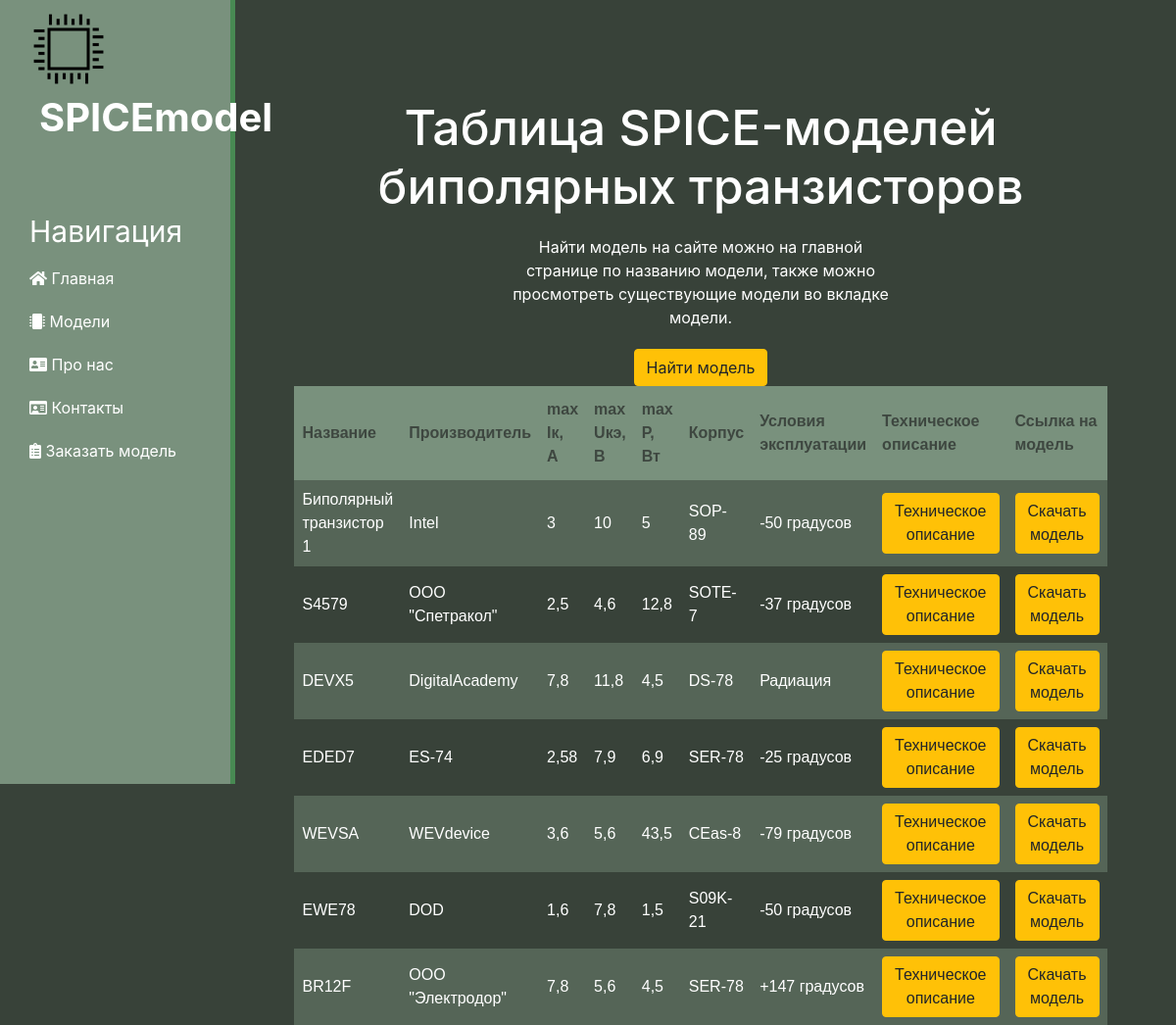
/trans_bipol/, run on the app's committed database.
### model/models.py (models this page shows, shortened)
class AboutModels(models.Model):
    class Meta:
        abstract = True
    type = models.ForeignKey(Type, verbose_name='Категория', on_delete=models.CASCADE, default=None, null=True)
    title = models.CharField('Название', max_length=50, default=None)
    function = models.CharField('Производитель', max_length=50, default=None)
    basicModel = models.CharField('Макс. мощность, Вт', max_length=50, default=None)
    body = models.CharField('Корпус', max_length=50, default=None)
    down = models.ForeignKey(ModelTxt, verbose_name='Файл модели', on_delete=models.CASCADE)
    technicaldescription = models.ForeignKey(TechologyTask, verbose_name='Файл технического описания',
                                             on_delete=models.CASCADE)
    conditions = models.ForeignKey(EnviromentalCondition, verbose_name='Условия эксплуатации', on_delete=models.CASCADE,
                                   default=None, null=True)
    ready = models.BooleanField(verbose_name='Открытый доступ', default=True)

class TransistorBP(AboutModels):
    maxcurrent = models.CharField('Максимальный ток коллектора , А', max_length=255)
    maxvoltage = models.CharField('Максимальное напряжение коллектор-эмитер, В', max_length=255)
    class Meta:
        verbose_name = 'Биполярный транзистор',
        verbose_name_plural = 'Биполярные транзисторы'

class EnviromentalCondition(models.Model):
    Condition = models.CharField(max_length=50, verbose_name='Условие', default=None, null=True)
    def __str__(self):
        return self.Condition
    class Meta:
        verbose_name = 'Условие эксплуатации',
        verbose_name_plural = 'Условия эксплуатации'

class ModelTxt(models.Model):
    title = models.CharField('Название', max_length=50, default=None)
    file = models.FileField(verbose_name='Файл модели', upload_to='upload_to/')
    class Meta:
        verbose_name = 'Файл модели',
        verbose_name_plural = 'Файлы Моделей'

### model/views.py (the view)
# urls.py: path('trans_bipol/', views.model_bipol, name='model_bipol'),
def model_bipol(request):
    mymodel = TransistorBP.objects.all()
    LinkOnModel = ModelTxt.objects.all()
    return render(request, 'model/model_bipol.html', {
        'mymodel': mymodel,
        'link': LinkOnModel,
        'linkhost': 'http://127.0.0.1:8000'
    })

### model/templates/model/model_bipol.html (shortened to what this page needs)
{% extends 'main/common.html' %}
{% block content %}
  <div class="features">
    <h1>Таблица SPICE-моделей биполярных транзисторов</h1>
    <p> Найти модель на сайте можно на главной странице по названию модели, также можно просмотреть существующие модели во
      вкладке модели.</p>
    <button class="btn btn-warning">Найти модель</button>
    <center>
      <table class="ModelsView">
        <tbody>
        <tr>
          <th> Название</th>
          <th> Производитель</th>
          <th> max Iк, А</th>
          <th> max Uкэ, В</th>
          <th> max P, Вт</th>
          <th> Корпус</th>
          <th> Условия эксплуатации</th>
          <th> Техническое описание</th>
          <th> Ссылка на модель</th>
        </tr>
        {% for el in mymodel %}
        {% for e in link %}
        {% if el.down.id == e.id %}
        <tr>
          <td>{{ el.title }}</td>
          <td>{{ el.function }}</td>
          <td>{{ el.maxcurrent }}</td>
          <td>{{ el.maxvoltage }}</td>
          <td>{{ el.basicModel }}</td>
          <td>{{ el.body }}</td>
          <td>{{ el.conditions }}</td>
          <td><a href="{{ linkhost }}{{ el.technicaldescription.file.url }}" download><button class="btn btn-warning">Техническое описание</button></a></td>
          <td><a href="{{ linkhost }}{{ el.down.file.url }}" download><button class="btn btn-warning">Скачать модель</button></a></td>
        </tr>
        {% endif %}
        {% endfor %}
        {% endfor %}
        </tbody>
      </table>
    </center>
  </div>
{% endblock %}

### main/static/main/css/main.css (style rules this page uses)
body { background: #384239; color: #fff; }
main .features { float: left; color: #fff; margin-top: 100px; margin-left: 20px; text-align: center; width: 100%; }
a:link { color: #ffa41c; }
main .features h1 { font-size: 50px; }
main .features p { max-width: 400px; margin: 20px auto; }

### main/static/main/css/about.css (style rules this page uses)
div { display: block; }

### main/static/main/css/order.css (style rules this page uses)
* { margin: 0; padding: 0; }

### main/static/model/css/OpenModels.css (style rules this page uses)
.ModelsView { font-family: Arial, Helvetica, sans-serif; border-collapse: collapse; width: 80%; }
.ModelsView td, .ModelsView th { border: 1px solid #3e474; padding: 8px; }
.ModelsView tr:nth-child(even) { background-color: #79917d73; }
.ModelsView th { padding-top: 12px; padding-bottom: 12px; text-align: left; background-color: #79917d; color: #3e4740; }

### data on the page
TransistorBP: title "Биполярный транзистор 1", function "Intel", maxcurrent "3", maxvoltage "10", basicModel "5", body "SOP-89", conditions "-50 градусов"
TransistorBP: title "S4579", function "ООО \"Спетракол\"", maxcurrent "2,5", maxvoltage "4,6", basicModel "12,8", body "SOTE-7", conditions "-37 градусов"
TransistorBP: title "DEVX5", function "DigitalAcademy", maxcurrent "7,8", maxvoltage "11,8", basicModel "4,5", body "DS-78", conditions "Радиация"
TransistorBP: title "EDED7", function "ES-74", maxcurrent "2,58", maxvoltage "7,9", basicModel "6,9", body "SER-78", conditions "-25 градусов"
TransistorBP: title "WEVSA", function "WEVdevice", maxcurrent "3,6", maxvoltage "5,6", basicModel "43,5", body "CEas-8", conditions "-79 градусов"
TransistorBP: title "EWE78", function "DOD", maxcurrent "1,6", maxvoltage "7,8", basicModel "1,5", body "S09K-21", conditions "-50 градусов"
TransistorBP: title "BR12F", function "ООО \"Электродор\"", maxcurrent "7,8", maxvoltage "5,6", basicModel "4,5", body "SER-78", conditions "+147 градусов"
